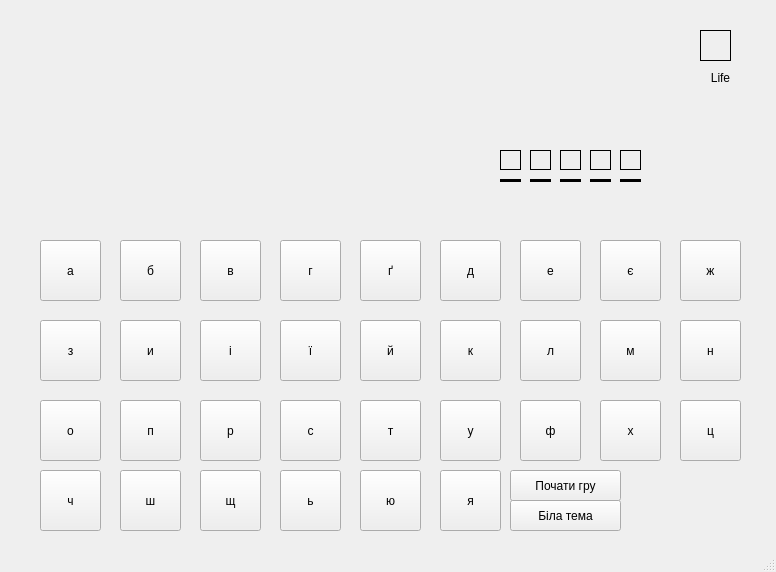
<?xml version="1.0" encoding="UTF-8"?>
<ui version="4.0">
 <class>mainWindow</class>
 <widget class="QMainWindow" name="mainWindow">
  <property name="geometry">
   <rect>
    <x>0</x>
    <y>0</y>
    <width>776</width>
    <height>572</height>
   </rect>
  </property>
  <property name="font">
   <font>
    <weight>50</weight>
    <bold>false</bold>
   </font>
  </property>
  <property name="cursor">
   <cursorShape>ArrowCursor</cursorShape>
  </property>
  <property name="windowTitle">
   <string>Вішалка</string>
  </property>
  <widget class="QWidget" name="centralwidget">
   <widget class="QPushButton" name="pushButton">
    <property name="geometry">
     <rect>
      <x>40</x>
      <y>240</y>
      <width>61</width>
      <height>61</height>
     </rect>
    </property>
    <property name="text">
     <string>а</string>
    </property>
   </widget>
   <widget class="QPushButton" name="pushButton_2">
    <property name="geometry">
     <rect>
      <x>120</x>
      <y>240</y>
      <width>61</width>
      <height>61</height>
     </rect>
    </property>
    <property name="text">
     <string>б</string>
    </property>
   </widget>
   <widget class="QPushButton" name="pushButton_3">
    <property name="geometry">
     <rect>
      <x>200</x>
      <y>240</y>
      <width>61</width>
      <height>61</height>
     </rect>
    </property>
    <property name="text">
     <string>в</string>
    </property>
   </widget>
   <widget class="QPushButton" name="pushButton_4">
    <property name="geometry">
     <rect>
      <x>280</x>
      <y>240</y>
      <width>61</width>
      <height>61</height>
     </rect>
    </property>
    <property name="text">
     <string>г</string>
    </property>
   </widget>
   <widget class="QPushButton" name="pushButton_5">
    <property name="geometry">
     <rect>
      <x>360</x>
      <y>240</y>
      <width>61</width>
      <height>61</height>
     </rect>
    </property>
    <property name="text">
     <string>ґ</string>
    </property>
   </widget>
   <widget class="QPushButton" name="pushButton_6">
    <property name="geometry">
     <rect>
      <x>440</x>
      <y>240</y>
      <width>61</width>
      <height>61</height>
     </rect>
    </property>
    <property name="text">
     <string>д</string>
    </property>
   </widget>
   <widget class="QPushButton" name="pushButton_7">
    <property name="geometry">
     <rect>
      <x>520</x>
      <y>240</y>
      <width>61</width>
      <height>61</height>
     </rect>
    </property>
    <property name="text">
     <string>е</string>
    </property>
   </widget>
   <widget class="QPushButton" name="pushButton_8">
    <property name="geometry">
     <rect>
      <x>600</x>
      <y>240</y>
      <width>61</width>
      <height>61</height>
     </rect>
    </property>
    <property name="text">
     <string>є</string>
    </property>
   </widget>
   <widget class="QPushButton" name="pushButton_9">
    <property name="geometry">
     <rect>
      <x>680</x>
      <y>240</y>
      <width>61</width>
      <height>61</height>
     </rect>
    </property>
    <property name="text">
     <string>ж</string>
    </property>
   </widget>
   <widget class="QPushButton" name="pushButton_16">
    <property name="geometry">
     <rect>
      <x>520</x>
      <y>320</y>
      <width>61</width>
      <height>61</height>
     </rect>
    </property>
    <property name="text">
     <string>л</string>
    </property>
   </widget>
   <widget class="QPushButton" name="pushButton_10">
    <property name="geometry">
     <rect>
      <x>40</x>
      <y>320</y>
      <width>61</width>
      <height>61</height>
     </rect>
    </property>
    <property name="text">
     <string>з</string>
    </property>
   </widget>
   <widget class="QPushButton" name="pushButton_11">
    <property name="geometry">
     <rect>
      <x>120</x>
      <y>320</y>
      <width>61</width>
      <height>61</height>
     </rect>
    </property>
    <property name="text">
     <string>и</string>
    </property>
   </widget>
   <widget class="QPushButton" name="pushButton_13">
    <property name="geometry">
     <rect>
      <x>280</x>
      <y>320</y>
      <width>61</width>
      <height>61</height>
     </rect>
    </property>
    <property name="text">
     <string>ї</string>
    </property>
   </widget>
   <widget class="QPushButton" name="pushButton_15">
    <property name="geometry">
     <rect>
      <x>440</x>
      <y>320</y>
      <width>61</width>
      <height>61</height>
     </rect>
    </property>
    <property name="text">
     <string>к</string>
    </property>
   </widget>
   <widget class="QPushButton" name="pushButton_17">
    <property name="geometry">
     <rect>
      <x>600</x>
      <y>320</y>
      <width>61</width>
      <height>61</height>
     </rect>
    </property>
    <property name="text">
     <string>м</string>
    </property>
   </widget>
   <widget class="QPushButton" name="pushButton_18">
    <property name="geometry">
     <rect>
      <x>680</x>
      <y>320</y>
      <width>61</width>
      <height>61</height>
     </rect>
    </property>
    <property name="text">
     <string>н</string>
    </property>
   </widget>
   <widget class="QPushButton" name="pushButton_12">
    <property name="geometry">
     <rect>
      <x>200</x>
      <y>320</y>
      <width>61</width>
      <height>61</height>
     </rect>
    </property>
    <property name="text">
     <string>і</string>
    </property>
   </widget>
   <widget class="QPushButton" name="pushButton_14">
    <property name="geometry">
     <rect>
      <x>360</x>
      <y>320</y>
      <width>61</width>
      <height>61</height>
     </rect>
    </property>
    <property name="text">
     <string>й</string>
    </property>
   </widget>
   <widget class="QPushButton" name="pushButton_25">
    <property name="geometry">
     <rect>
      <x>520</x>
      <y>400</y>
      <width>61</width>
      <height>61</height>
     </rect>
    </property>
    <property name="text">
     <string>ф</string>
    </property>
   </widget>
   <widget class="QPushButton" name="pushButton_19">
    <property name="geometry">
     <rect>
      <x>40</x>
      <y>400</y>
      <width>61</width>
      <height>61</height>
     </rect>
    </property>
    <property name="text">
     <string>о</string>
    </property>
   </widget>
   <widget class="QPushButton" name="pushButton_20">
    <property name="geometry">
     <rect>
      <x>120</x>
      <y>400</y>
      <width>61</width>
      <height>61</height>
     </rect>
    </property>
    <property name="text">
     <string>п</string>
    </property>
   </widget>
   <widget class="QPushButton" name="pushButton_22">
    <property name="geometry">
     <rect>
      <x>280</x>
      <y>400</y>
      <width>61</width>
      <height>61</height>
     </rect>
    </property>
    <property name="text">
     <string>с</string>
    </property>
   </widget>
   <widget class="QPushButton" name="pushButton_24">
    <property name="geometry">
     <rect>
      <x>440</x>
      <y>400</y>
      <width>61</width>
      <height>61</height>
     </rect>
    </property>
    <property name="text">
     <string>у</string>
    </property>
   </widget>
   <widget class="QPushButton" name="pushButton_26">
    <property name="geometry">
     <rect>
      <x>600</x>
      <y>400</y>
      <width>61</width>
      <height>61</height>
     </rect>
    </property>
    <property name="text">
     <string>х</string>
    </property>
   </widget>
   <widget class="QPushButton" name="pushButton_27">
    <property name="geometry">
     <rect>
      <x>680</x>
      <y>400</y>
      <width>61</width>
      <height>61</height>
     </rect>
    </property>
    <property name="text">
     <string>ц</string>
    </property>
   </widget>
   <widget class="QPushButton" name="pushButton_21">
    <property name="geometry">
     <rect>
      <x>200</x>
      <y>400</y>
      <width>61</width>
      <height>61</height>
     </rect>
    </property>
    <property name="text">
     <string>р</string>
    </property>
   </widget>
   <widget class="QPushButton" name="pushButton_23">
    <property name="geometry">
     <rect>
      <x>360</x>
      <y>400</y>
      <width>61</width>
      <height>61</height>
     </rect>
    </property>
    <property name="text">
     <string>т</string>
    </property>
   </widget>
   <widget class="QPushButton" name="pushButton_28">
    <property name="geometry">
     <rect>
      <x>40</x>
      <y>470</y>
      <width>61</width>
      <height>61</height>
     </rect>
    </property>
    <property name="text">
     <string>ч</string>
    </property>
   </widget>
   <widget class="QPushButton" name="pushButton_29">
    <property name="geometry">
     <rect>
      <x>120</x>
      <y>470</y>
      <width>61</width>
      <height>61</height>
     </rect>
    </property>
    <property name="text">
     <string>ш</string>
    </property>
   </widget>
   <widget class="QPushButton" name="pushButton_31">
    <property name="geometry">
     <rect>
      <x>280</x>
      <y>470</y>
      <width>61</width>
      <height>61</height>
     </rect>
    </property>
    <property name="text">
     <string>ь</string>
    </property>
   </widget>
   <widget class="QPushButton" name="pushButton_33">
    <property name="geometry">
     <rect>
      <x>440</x>
      <y>470</y>
      <width>61</width>
      <height>61</height>
     </rect>
    </property>
    <property name="text">
     <string>я</string>
    </property>
   </widget>
   <widget class="QPushButton" name="pushButton_30">
    <property name="geometry">
     <rect>
      <x>200</x>
      <y>470</y>
      <width>61</width>
      <height>61</height>
     </rect>
    </property>
    <property name="text">
     <string>щ</string>
    </property>
   </widget>
   <widget class="QPushButton" name="pushButton_32">
    <property name="geometry">
     <rect>
      <x>360</x>
      <y>470</y>
      <width>61</width>
      <height>61</height>
     </rect>
    </property>
    <property name="text">
     <string>ю</string>
    </property>
   </widget>
   <widget class="Line" name="line">
    <property name="geometry">
     <rect>
      <x>500</x>
      <y>170</y>
      <width>21</width>
      <height>20</height>
     </rect>
    </property>
    <property name="frameShadow">
     <enum>QFrame::Plain</enum>
    </property>
    <property name="lineWidth">
     <number>3</number>
    </property>
    <property name="orientation">
     <enum>Qt::Horizontal</enum>
    </property>
   </widget>
   <widget class="Line" name="line_2">
    <property name="geometry">
     <rect>
      <x>530</x>
      <y>170</y>
      <width>21</width>
      <height>20</height>
     </rect>
    </property>
    <property name="frameShadow">
     <enum>QFrame::Plain</enum>
    </property>
    <property name="lineWidth">
     <number>3</number>
    </property>
    <property name="orientation">
     <enum>Qt::Horizontal</enum>
    </property>
   </widget>
   <widget class="Line" name="line_3">
    <property name="geometry">
     <rect>
      <x>560</x>
      <y>170</y>
      <width>21</width>
      <height>20</height>
     </rect>
    </property>
    <property name="frameShadow">
     <enum>QFrame::Plain</enum>
    </property>
    <property name="lineWidth">
     <number>3</number>
    </property>
    <property name="orientation">
     <enum>Qt::Horizontal</enum>
    </property>
   </widget>
   <widget class="Line" name="line_4">
    <property name="geometry">
     <rect>
      <x>590</x>
      <y>170</y>
      <width>21</width>
      <height>20</height>
     </rect>
    </property>
    <property name="frameShadow">
     <enum>QFrame::Plain</enum>
    </property>
    <property name="lineWidth">
     <number>3</number>
    </property>
    <property name="orientation">
     <enum>Qt::Horizontal</enum>
    </property>
   </widget>
   <widget class="Line" name="line_5">
    <property name="geometry">
     <rect>
      <x>620</x>
      <y>170</y>
      <width>21</width>
      <height>20</height>
     </rect>
    </property>
    <property name="frameShadow">
     <enum>QFrame::Plain</enum>
    </property>
    <property name="lineWidth">
     <number>3</number>
    </property>
    <property name="orientation">
     <enum>Qt::Horizontal</enum>
    </property>
   </widget>
   <widget class="QLabel" name="label_2">
    <property name="geometry">
     <rect>
      <x>530</x>
      <y>150</y>
      <width>21</width>
      <height>20</height>
     </rect>
    </property>
    <property name="font">
     <font>
      <weight>50</weight>
      <bold>false</bold>
     </font>
    </property>
    <property name="frameShape">
     <enum>QFrame::Box</enum>
    </property>
    <property name="text">
     <string/>
    </property>
   </widget>
   <widget class="QLabel" name="label_1">
    <property name="geometry">
     <rect>
      <x>500</x>
      <y>150</y>
      <width>21</width>
      <height>20</height>
     </rect>
    </property>
    <property name="font">
     <font>
      <weight>50</weight>
      <bold>false</bold>
     </font>
    </property>
    <property name="frameShape">
     <enum>QFrame::Box</enum>
    </property>
    <property name="text">
     <string/>
    </property>
   </widget>
   <widget class="QLabel" name="label_3">
    <property name="geometry">
     <rect>
      <x>560</x>
      <y>150</y>
      <width>21</width>
      <height>20</height>
     </rect>
    </property>
    <property name="font">
     <font>
      <weight>50</weight>
      <bold>false</bold>
     </font>
    </property>
    <property name="frameShape">
     <enum>QFrame::Box</enum>
    </property>
    <property name="text">
     <string/>
    </property>
   </widget>
   <widget class="QLabel" name="label_4">
    <property name="geometry">
     <rect>
      <x>590</x>
      <y>150</y>
      <width>21</width>
      <height>20</height>
     </rect>
    </property>
    <property name="font">
     <font>
      <weight>50</weight>
      <bold>false</bold>
     </font>
    </property>
    <property name="frameShape">
     <enum>QFrame::Box</enum>
    </property>
    <property name="text">
     <string/>
    </property>
   </widget>
   <widget class="QLabel" name="label_5">
    <property name="geometry">
     <rect>
      <x>620</x>
      <y>150</y>
      <width>21</width>
      <height>20</height>
     </rect>
    </property>
    <property name="font">
     <font>
      <weight>50</weight>
      <bold>false</bold>
     </font>
    </property>
    <property name="frameShape">
     <enum>QFrame::Box</enum>
    </property>
    <property name="text">
     <string/>
    </property>
   </widget>
   <widget class="QLabel" name="label_6">
    <property name="geometry">
     <rect>
      <x>700</x>
      <y>30</y>
      <width>31</width>
      <height>31</height>
     </rect>
    </property>
    <property name="font">
     <font>
      <weight>50</weight>
      <bold>false</bold>
     </font>
    </property>
    <property name="frameShape">
     <enum>QFrame::Box</enum>
    </property>
    <property name="text">
     <string/>
    </property>
   </widget>
   <widget class="QLabel" name="label">
    <property name="geometry">
     <rect>
      <x>700</x>
      <y>70</y>
      <width>41</width>
      <height>16</height>
     </rect>
    </property>
    <property name="layoutDirection">
     <enum>Qt::LeftToRight</enum>
    </property>
    <property name="text">
     <string>Life</string>
    </property>
    <property name="alignment">
     <set>Qt::AlignCenter</set>
    </property>
   </widget>
   <widget class="QPushButton" name="pushButton_34">
    <property name="geometry">
     <rect>
      <x>510</x>
      <y>470</y>
      <width>111</width>
      <height>31</height>
     </rect>
    </property>
    <property name="text">
     <string>Почати гру</string>
    </property>
   </widget>
   <widget class="QPushButton" name="pushButton_35">
    <property name="geometry">
     <rect>
      <x>510</x>
      <y>500</y>
      <width>111</width>
      <height>31</height>
     </rect>
    </property>
    <property name="text">
     <string>Біла тема</string>
    </property>
   </widget>
   <widget class="QLabel" name="label_7">
    <property name="geometry">
     <rect>
      <x>0</x>
      <y>0</y>
      <width>321</width>
      <height>221</height>
     </rect>
    </property>
    <property name="text">
     <string/>
    </property>
    <property name="pixmap">
     <pixmap>../../../Downloads/gabel-removebg-preview.png</pixmap>
    </property>
    <property name="scaledContents">
     <bool>true</bool>
    </property>
   </widget>
   <widget class="QLabel" name="label_8">
    <property name="geometry">
     <rect>
      <x>190</x>
      <y>50</y>
      <width>111</width>
      <height>61</height>
     </rect>
    </property>
    <property name="text">
     <string/>
    </property>
    <property name="pixmap">
     <pixmap>../../../Downloads/head-removebg-preview.png</pixmap>
    </property>
    <property name="scaledContents">
     <bool>true</bool>
    </property>
   </widget>
   <widget class="QLabel" name="label_9">
    <property name="geometry">
     <rect>
      <x>120</x>
      <y>90</y>
      <width>271</width>
      <height>81</height>
     </rect>
    </property>
    <property name="text">
     <string/>
    </property>
    <property name="pixmap">
     <pixmap>../../../Downloads/body-removebg-preview.png</pixmap>
    </property>
    <property name="scaledContents">
     <bool>true</bool>
    </property>
   </widget>
   <widget class="QLabel" name="label_11">
    <property name="geometry">
     <rect>
      <x>150</x>
      <y>130</y>
      <width>151</width>
      <height>71</height>
     </rect>
    </property>
    <property name="text">
     <string/>
    </property>
    <property name="pixmap">
     <pixmap>../../../Downloads/arm2-removebg-preview.png</pixmap>
    </property>
    <property name="scaledContents">
     <bool>true</bool>
    </property>
   </widget>
   <widget class="QLabel" name="label_12">
    <property name="geometry">
     <rect>
      <x>190</x>
      <y>130</y>
      <width>151</width>
      <height>71</height>
     </rect>
    </property>
    <property name="text">
     <string/>
    </property>
    <property name="pixmap">
     <pixmap>../../../Downloads/arm1-removebg-preview.png</pixmap>
    </property>
    <property name="scaledContents">
     <bool>true</bool>
    </property>
   </widget>
   <widget class="QLabel" name="label_13">
    <property name="geometry">
     <rect>
      <x>170</x>
      <y>90</y>
      <width>121</width>
      <height>61</height>
     </rect>
    </property>
    <property name="text">
     <string/>
    </property>
    <property name="pixmap">
     <pixmap>../../../Downloads/arm2-removebg-preview.png</pixmap>
    </property>
    <property name="scaledContents">
     <bool>true</bool>
    </property>
   </widget>
   <widget class="QLabel" name="label_14">
    <property name="geometry">
     <rect>
      <x>200</x>
      <y>90</y>
      <width>121</width>
      <height>61</height>
     </rect>
    </property>
    <property name="text">
     <string/>
    </property>
    <property name="pixmap">
     <pixmap>../../../Downloads/arm1-removebg-preview.png</pixmap>
    </property>
    <property name="scaledContents">
     <bool>true</bool>
    </property>
   </widget>
   <widget class="QLabel" name="label_10">
    <property name="geometry">
     <rect>
      <x>460</x>
      <y>35</y>
      <width>231</width>
      <height>31</height>
     </rect>
    </property>
    <property name="text">
     <string/>
    </property>
   </widget>
  </widget>
  <widget class="QMenuBar" name="menubar">
   <property name="geometry">
    <rect>
     <x>0</x>
     <y>0</y>
     <width>776</width>
     <height>21</height>
    </rect>
   </property>
  </widget>
  <widget class="QStatusBar" name="statusbar"/>
 </widget>
 <resources/>
 <connections/>
</ui>
